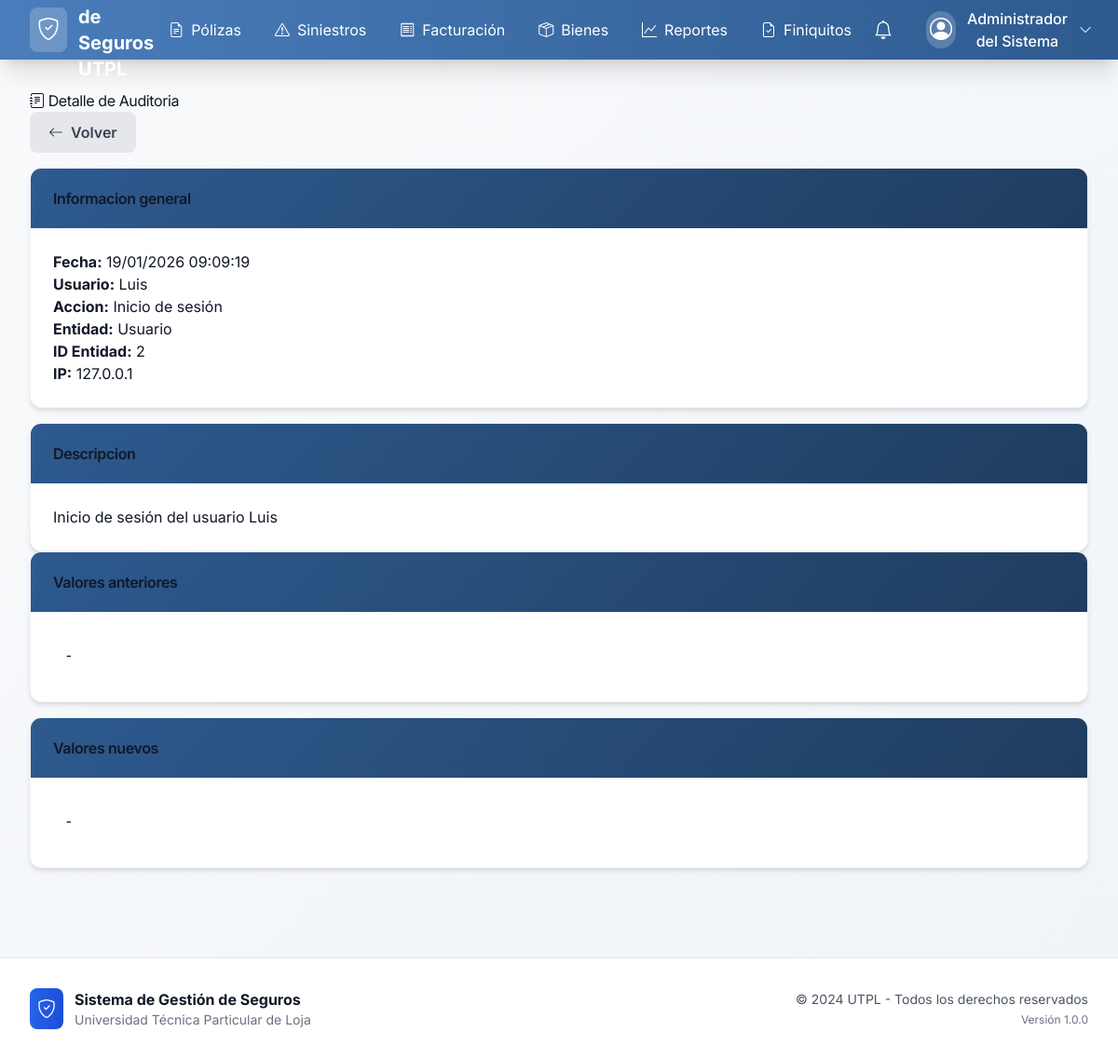
Page /audit/1/ (signed in) on the committed database.
### accounts/models.py (models this page shows, shortened)
class UserProfile(AbstractUser):
    ROLE_CHOICES = [
        ('admin', _('Administrador')),
        ('insurance_manager', _('Gerente de Seguros')),
        ('requester', _('Custodio de Bienes')),
    ]
    full_name = models.CharField(
        _('Nombre completo'),
        max_length=255,
        blank=True
    )
    role = models.CharField(
        _('Rol'),
        max_length=20,
        choices=ROLE_CHOICES,
        default='requester'
    )
    department = models.CharField(
        _('Departamento'),
        max_length=100,
        blank=True
    )
    phone = models.CharField(
        _('Teléfono'),
        max_length=20,
        blank=True
    )
    created_at = models.DateTimeField(_('Fecha de creación'), auto_now_add=True)
    updated_at = models.DateTimeField(_('Fecha de actualización'), auto_now=True)
    class Meta:
        verbose_name = _('Perfil de Usuario')
        verbose_name_plural = _('Perfiles de Usuario')
        ordering = ['-created_at']
    def get_full_name(self):
        if self.full_name:
            return self.full_name
        return super().get_full_name() or self.username
    def get_role_permissions(self):
        permissions_map = {
            'admin': [
                'users_read', 'users_write', 'users_create', 'users_update', 'users_delete', 'users_manage',
                'policies_read', 'policies_write', 'policies_create', 'policies_update', 'policies_delete', 'policies_manage',
                'claims_read', 'claims_write', 'claims_update', 'claims_delete', 'claims_manage',
                'invoices_read', 'invoices_write', 'invoices_create', 'invoices_update', 'invoices_delete', 'invoices_manage',
                'assets_read', 'assets_write', 'assets_create', 'assets_update', 'assets_delete', 'assets_manage',
                'reports_read', 'reports_write', 'reports_create', 'reports_update', 'reports_delete', 'reports_manage',
                'insurance_companies_read', 'insurance_companies_write', 'insurance_companies_create', 'insurance_companies_update', 'insurance_companies_delete', 'insurance_companies_manage',
                'brokers_read', 'brokers_write', 'brokers_create', 'brokers_update', 'brokers_delete', 'brokers_manage',
                'settings_read', 'settings_write', 'settings_create', 'settings_update', 'settings_delete', 'settings_manage',
                'alerts_read', 'alerts_create', 'alerts_write', 'alerts_execute', 'alerts_delete'
            ],
            'insurance_manager': [
                'users_read',
                'policies_read', 'policies_write', 'policies_create', 'policies_update', 'policies_delete',
                'claims_read', 'claims_write', 'claims_update', 'claims_manage',
                'invoices_read', 'invoices_write', 'invoices_create', 'invoices_update',
                'assets_read',
                'reports_read',
                'insurance_companies_read', 'insurance_companies_write', 'insurance_companies_create', 'insurance_companies_update',
                'brokers_read', 'brokers_write', 'brokers_create', 'brokers_update'
            ],
            'requester': [
                'claims_read', 'claims_write', 'claims_create',
                'assets_read'  # Only their own assets
            ]
        }
        return permissions_map.get(self.role, [])

### audit/models.py (models this page shows, shortened)
class AuditLog(models.Model):
    ACTION_TYPE_CHOICES = [
        ('create', _('Crear')),
        ('update', _('Actualizar')),
        ('delete', _('Eliminar')),
        ('login', _('Inicio de sesión')),
        ('logout', _('Cierre de sesión')),
        ('export', _('Exportación')),
        ('status_change', _('Cambio de estado')),
        ('payment', _('Pago')),
        ('document_upload', _('Subida de documento')),
    ]
    ENTITY_TYPE_CHOICES = [
        ('policy', _('Póliza')),
        ('claim', _('Siniestro')),
        ('invoice', _('Factura')),
        ('asset', _('Activo')),
        ('user', _('Usuario')),
        ('insurance_company', _('Compañía aseguradora')),
        ('broker', _('Corredor')),
        ('notification', _('Notificación')),
    ]
    user = models.ForeignKey(
        UserProfile,
        on_delete=models.SET_NULL,
        null=True,
        blank=True,
        verbose_name=_('Usuario'),
        related_name='audit_logs'
    )
    action_type = models.CharField(
        _('Tipo de acción'),
        max_length=20,
        choices=ACTION_TYPE_CHOICES
    )
    entity_type = models.CharField(
        _('Tipo de entidad'),
        max_length=20,
        choices=ENTITY_TYPE_CHOICES
    )
    entity_id = models.CharField(
        _('ID de la entidad'),
        max_length=100,
        help_text=_('ID de la entidad afectada')
    )
    content_type = models.ForeignKey(
        ContentType,
        on_delete=models.CASCADE,
        null=True,
        blank=True
    )
    object_id = models.PositiveIntegerField(null=True, blank=True)
    content_object = GenericForeignKey('content_type', 'object_id')
    old_values = models.JSONField(
        _('Valores anteriores'),
        null=True,
        blank=True,
        help_text=_('JSON con los valores anteriores del registro')
    )
    new_values = models.JSONField(
        _('Valores nuevos'),
        null=True,
        blank=True,
        help_text=_('JSON con los valores nuevos del registro')
    )
    description = models.TextField(
        _('Descripción'),
        help_text=_('Descripción detallada de la acción realizada')
    )
    ip_address = models.GenericIPAddressField(
        _('Dirección IP'),
        null=True,
        blank=True
    )
    user_agent = models.TextField(
        _('User Agent'),
        null=True,
        blank=True,
        help_text=_('Información del navegador/dispositivo del usuario')
    )
    created_at = models.DateTimeField(_('Fecha de creación'), auto_now_add=True)
    class Meta:
        verbose_name = _('Log de Auditoría')
        verbose_name_plural = _('Logs de Auditoría')
        ordering = ['-created_at']
        indexes = [
            models.Index(fields=['user', '-created_at']),
            models.Index(fields=['action_type', '-created_at']),
            models.Index(fields=['entity_type', 'entity_id']),
            models.Index(fields=['-created_at']),
        ]

### audit/views.py (the view)
# urls.py: path('<int:pk>/', views.audit_log_detail, name='audit_log_detail'),
@login_required
@user_passes_test(lambda u: u.role in ['admin', 'insurance_manager'])
def audit_log_detail(request, pk):
    log_entry = get_object_or_404(AuditLog, pk=pk)
    return render(request, 'audit/audit_log_detail.html', {'log_entry': log_entry})

### templates/audit/audit_log_detail.html (shortened to what this page needs)
{% extends 'base.html' %}
{% load static %}
{% block content %}
<div class="row">
    <div class="col-12">
        <div class="d-flex justify-content-between align-items-center mb-4">
            <h1>
                <i class="bi bi-journal-text"></i> Detalle de Auditoria
            </h1>
            <a href="{% url 'audit:audit_log_list' %}" class="btn btn-secondary">
                <i class="bi bi-arrow-left"></i> Volver
            </a>
        </div>
    </div>
</div>
<div class="row">
    <div class="col-lg-6">
        <div class="card mb-4">
            <div class="card-header">
                <h6 class="mb-0">Informacion general</h6>
            </div>
            <div class="card-body">
                <p><strong>Fecha:</strong> {{ log_entry.created_at|date:"d/m/Y H:i:s" }}</p>
                <p><strong>Usuario:</strong> {{ log_entry.user.get_full_name|default:"Sistema" }}</p>
                <p><strong>Accion:</strong> {{ log_entry.get_action_type_display }}</p>
                <p><strong>Entidad:</strong> {{ log_entry.get_entity_type_display }}</p>
                <p><strong>ID Entidad:</strong> {{ log_entry.entity_id }}</p>
                <p><strong>IP:</strong> {{ log_entry.ip_address|default:"-" }}</p>
            </div>
        </div>
        <div class="card">
            <div class="card-header">
                <h6 class="mb-0">Descripcion</h6>
            </div>
            <div class="card-body">
                <p>{{ log_entry.description }}</p>
            </div>
        </div>
    </div>
    <div class="col-lg-6">
        <div class="card mb-4">
            <div class="card-header">
                <h6 class="mb-0">Valores anteriores</h6>
            </div>
            <div class="card-body">
                <pre class="bg-light p-3 rounded small">{{ log_entry.old_values|default:"-" }}</pre>
            </div>
        </div>
        <div class="card">
            <div class="card-header">
                <h6 class="mb-0">Valores nuevos</h6>
            </div>
            <div class="card-body">
                <pre class="bg-light p-3 rounded small">{{ log_entry.new_values|default:"-" }}</pre>
            </div>
        </div>
    </div>
</div>
{% endblock %}

### templates/base.html (shortened to what this page needs)
{% load static %}
<!DOCTYPE html>
<html lang="es">
<head>
    <script src="https://cdn.tailwindcss.com"></script>
    <link href="https://cdn.jsdelivr.net/npm/bootstrap-icons@1.10.0/font/bootstrap-icons.css" rel="stylesheet">
    <link href="{% static 'css/style.css' %}" rel="stylesheet">
</head>
<body class="bg-gradient-to-br from-gray-50 to-blue-50 min-h-screen" style="background: linear-gradient(to bottom right, #f9fafb 0%, #f0f4f9 100%);">
    <nav class="shadow-xl sticky top-0 z-50" style="background: linear-gradient(to right, #4a7dbb 0%, #2e5a8f 100%);">
        <div class="max-w-7xl mx-auto px-4 sm:px-6 lg:px-8">
            <div class="flex items-center justify-between h-16">
                <div class="flex items-center">
                    <a href="{% url 'accounts:dashboard' %}" class="flex items-center space-x-3 text-white hover:text-blue-100 transition-colors">
                        <div class="bg-white/20 p-2 rounded-lg backdrop-blur-sm">
                            <i class="bi bi-shield-check text-2xl"></i>
                        </div>
                        <span class="font-bold text-xl hidden sm:inline">Sistema de Seguros UTPL</span>
                    </a>
                </div>
                {% if user.is_authenticated and user_permissions %}
                <div class="hidden md:flex items-center space-x-1">
                    {% if 'policies_read' in user_permissions %}
                    <a href="{% url 'policies:policy_list' %}" class="px-4 py-2 text-white hover:bg-white/10 rounded-lg transition-all flex items-center space-x-2">
                        <i class="bi bi-file-earmark-text"></i>
                        <span>Pólizas</span>
                    </a>
                    {% endif %}
                    {% if 'claims_read' in user_permissions %}
                    <a href="{% url 'claims:claim_list' %}" class="px-4 py-2 text-white hover:bg-white/10 rounded-lg transition-all flex items-center space-x-2">
                        <i class="bi bi-exclamation-triangle"></i>
                        <span>Siniestros</span>
                    </a>
                    {% endif %}
                    {% if 'invoices_read' in user_permissions %}
                    <a href="{% url 'invoices:invoice_list' %}" class="px-4 py-2 text-white hover:bg-white/10 rounded-lg transition-all flex items-center space-x-2">
                        <i class="bi bi-receipt"></i>
                        <span>Facturación</span>
                    </a>
                    {% endif %}
                    {% if 'assets_read' in user_permissions %}
                    <a href="{% url 'assets:asset_list' %}" class="px-4 py-2 text-white hover:bg-white/10 rounded-lg transition-all flex items-center space-x-2">
                        <i class="bi bi-box-seam"></i>
                        <span>Bienes</span>
                    </a>
                    {% endif %}
                    {% if 'reports_read' in user_permissions %}
                    <a href="{% url 'reports:report_list' %}" class="px-4 py-2 text-white hover:bg-white/10 rounded-lg transition-all flex items-center space-x-2">
                        <i class="bi bi-graph-up"></i>
                        <span>Reportes</span>
                    </a>
                    {% endif %}
                    {% if 'claims_read' in user_permissions %}
                    <a href="{% url 'claims:claim_settlements_list' %}" class="px-4 py-2 text-white hover:bg-white/10 rounded-lg transition-all flex items-center space-x-2">
                        <i class="bi bi-file-earmark-check"></i>
                        <span>Finiquitos</span>
                    </a>
                    {% endif %}
                </div>
                <div class="flex items-center space-x-4">
                    <div class="relative" x-data="{ open: false }">
                        <button @click="open = !open" class="relative p-2 text-white hover:bg-white/10 rounded-lg transition-all">
                            <i class="bi bi-bell text-xl"></i>
                        </button>
                    </div>
                    <div class="relative" x-data="{ open: false }">
                        <button @click="open = !open" class="flex items-center space-x-3 px-3 py-2 text-white hover:bg-white/10 rounded-lg transition-all">
                            <div class="bg-white/20 p-1 rounded-full">
                                <i class="bi bi-person-circle text-2xl"></i>
                            </div>
                            <span class="hidden sm:inline font-medium">{{ user_full_name|default:user.username }}</span>
                            <i class="bi bi-chevron-down text-sm"></i>
                        </button>
                    </div>
                </div>
                {% endif %}
            </div>
        </div>
    </nav>
    <main class="max-w-7xl mx-auto px-4 sm:px-6 lg:px-8 py-8">
        <div class="fade-in">
            {% block content %}{% endblock %}
        </div>
    </main>
    <footer class="bg-white border-t border-gray-200 mt-16">
        <div class="max-w-7xl mx-auto px-4 sm:px-6 lg:px-8 py-8">
            <div class="flex flex-col md:flex-row justify-between items-center">
                <div class="flex items-center space-x-3 mb-4 md:mb-0">
                    <div class="bg-gradient-to-r from-blue-600 to-blue-700 p-2 rounded-lg">
                        <i class="bi bi-shield-check text-white text-xl"></i>
                    </div>
                    <div>
                        <p class="font-bold text-gray-900">Sistema de Gestión de Seguros</p>
                        <p class="text-sm text-gray-500">Universidad Técnica Particular de Loja</p>
                    </div>
                </div>
                <div class="text-center md:text-right">
                    <p class="text-sm text-gray-600">&copy; 2024 UTPL - Todos los derechos reservados</p>
                    <p class="text-xs text-gray-500 mt-1">Versión 1.0.0</p>
                </div>
            </div>
        </div>
    </footer>
</body>
</html>

### rows in the picture
UserProfile: full_name+username "Administrador del Sistema"
AuditLog: created_at "19/01/2026 09:09:19", user.get_full_name "Luis", action_type "Inicio de sesión", entity_type "Usuario", entity_id "2", ip_address "127.0.0.1", description "Inicio de sesión del usuario Luis", old_values "-", new_values "-"
